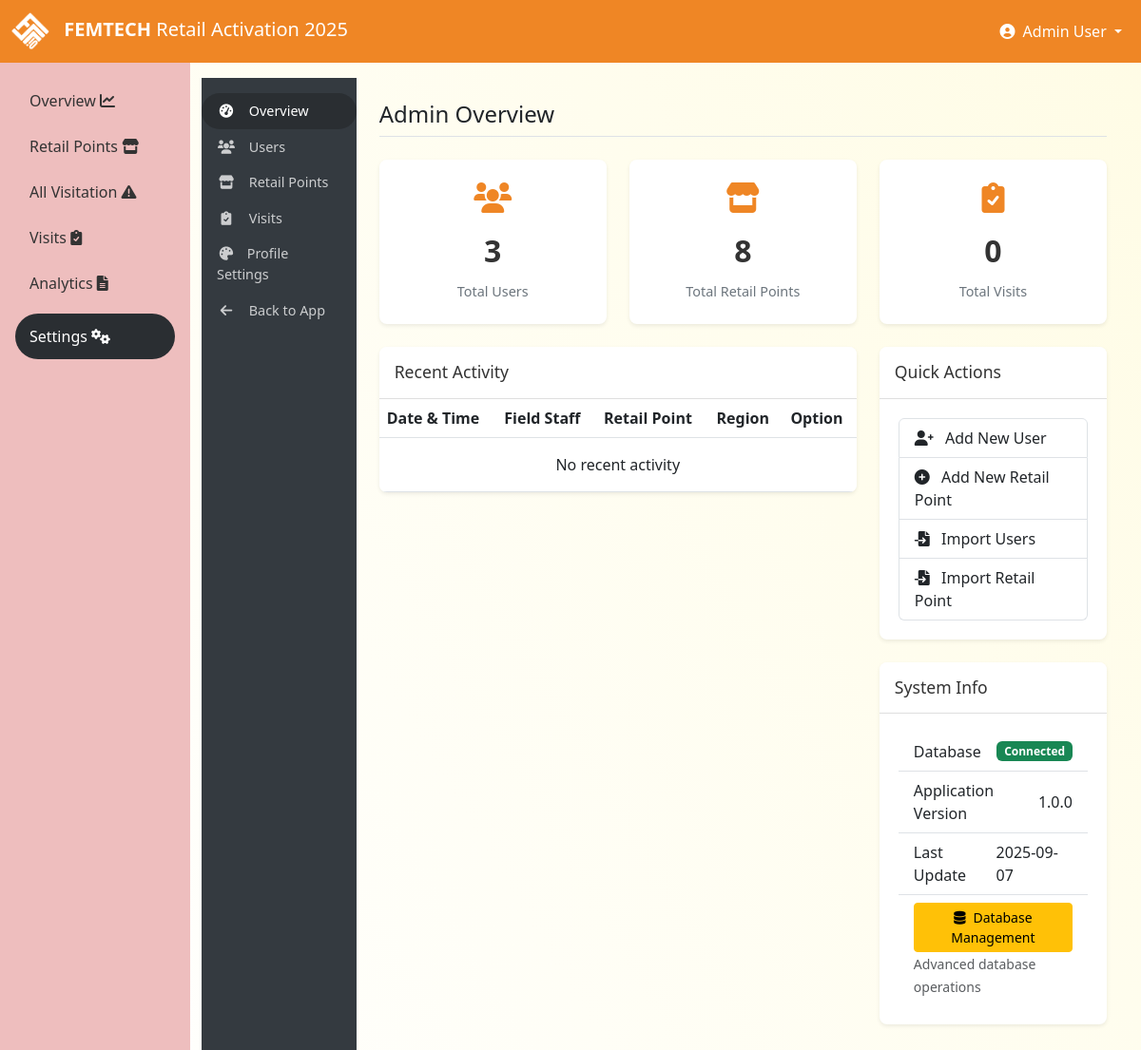
The page /admin/ (signed in) on the database as committed earlier.
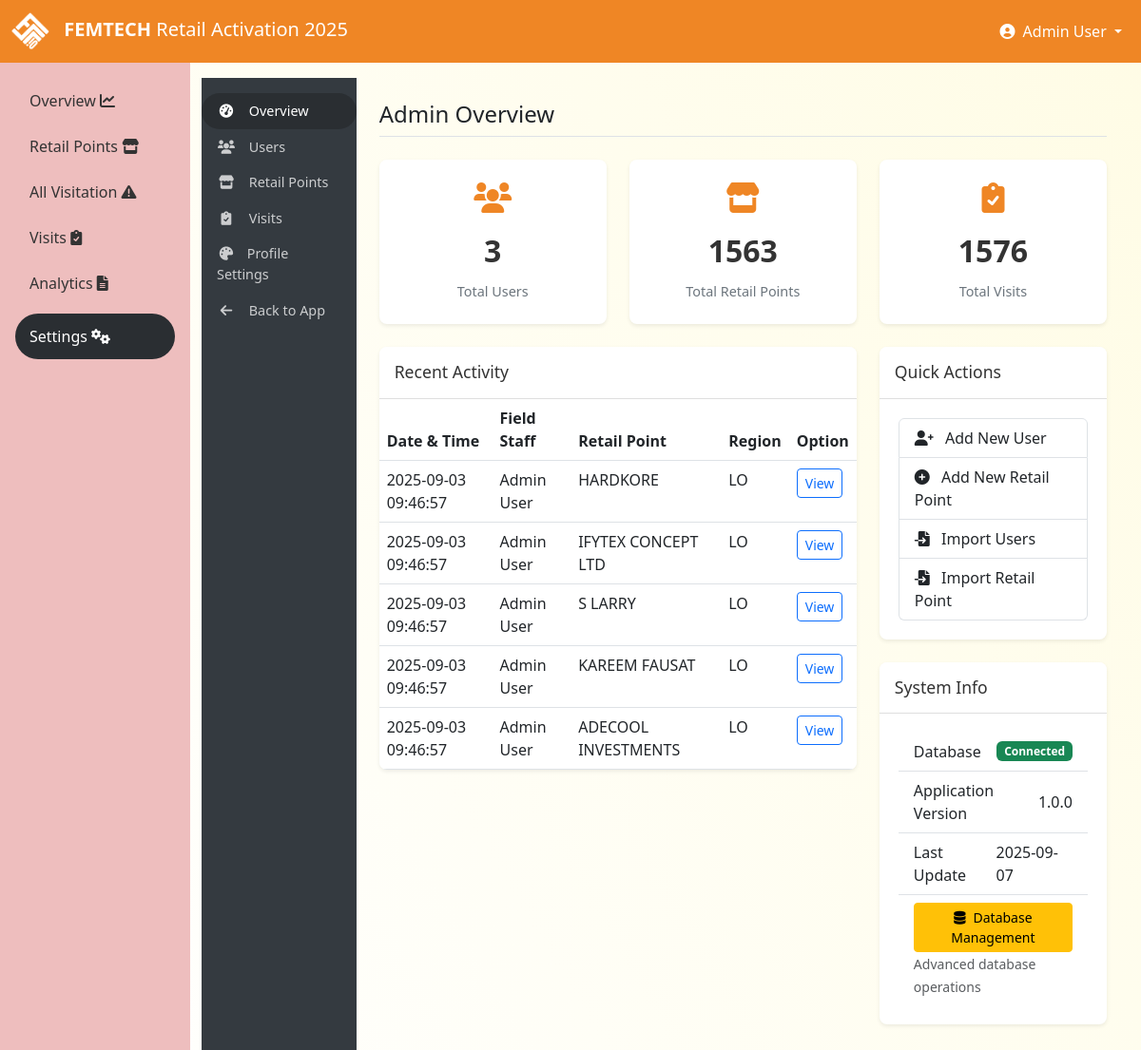
The same page on the database as committed later.
### tables this page shows
CREATE TABLE profile (
        id INTEGER PRIMARY KEY,
        company_name TEXT NOT NULL DEFAULT 'DANGOTE',
        app_title TEXT NOT NULL DEFAULT 'POSM Retail Activation 2025',
        primary_color TEXT NOT NULL DEFAULT '#fdcc03',
        secondary_color TEXT NOT NULL DEFAULT '#f8f9fa',
        accent_color TEXT NOT NULL DEFAULT '#343a40',
        logo_path TEXT DEFAULT 'img/dangote-logo.png',
        favicon_path TEXT DEFAULT 'img/favicon.png',
        company_address TEXT,
        company_phone TEXT,
        company_email TEXT,
        company_website TEXT,
        footer_text TEXT,
        created_at TEXT DEFAULT CURRENT_TIMESTAMP,
        updated_at TEXT DEFAULT CURRENT_TIMESTAMP
    );

CREATE TABLE users (
        id INTEGER PRIMARY KEY,
        username TEXT UNIQUE,
        password TEXT,
        full_name TEXT,
        role TEXT,
        region TEXT,
        state TEXT,
        lga TEXT
    , is_active INTEGER DEFAULT 1, created_at TEXT, updated_at TEXT, last_login TEXT, failed_login_attempts INTEGER DEFAULT 0, locked_until TEXT, email TEXT, phone TEXT);

CREATE TABLE executions (
        id INTEGER PRIMARY KEY,
        outlet_id INTEGER,
        agent_id INTEGER,
        execution_date TEXT,
        before_image TEXT,
        after_image TEXT,
        latitude REAL,
        longitude REAL,
        notes TEXT,
        products_available TEXT,
        execution_score REAL,
        status TEXT, before_image_thumbnail TEXT, after_image_thumbnail TEXT, created_at TEXT, updated_at TEXT, completion_time TEXT, review_status TEXT, reviewer_id INTEGER, review_notes TEXT, gps_accuracy REAL, device_info TEXT, upload_method TEXT,
        FOREIGN KEY (outlet_id) REFERENCES outlets (id),
        FOREIGN KEY (agent_id) REFERENCES users (id)
    );

CREATE TABLE outlets (
        id INTEGER PRIMARY KEY,
        urn TEXT UNIQUE,
        outlet_name TEXT,
        customer_name TEXT,
        address TEXT,
        phone TEXT,
        outlet_type TEXT,
        local_govt TEXT,
        state TEXT,
        region TEXT
    , is_active INTEGER DEFAULT 1, created_at TEXT, updated_at TEXT);

### app_admin.py (the view)
@admin_bp.route('/')
@admin_required
def admin_dashboard():
    stats, recent_activity = get_dashboard_stats()
    return render_template('admin/dashboard.html',
                         user_count=stats['user_count'],
                         outlet_count=stats['outlet_count'],
                         execution_count=stats['execution_count'],
                         recent_activity=recent_activity)

### templates/admin/dashboard.html (shortened to what this page needs)
{% extends 'admin/base_admin.html' %}
{% block admin_content %}
<h1 class="admin-title">Admin Overview</h1>
<div class="row">
    <div class="col-md-4">
        <div class="admin-dashboard-stat">
            <i class="fas fa-users"></i>
            <div class="stat-value">{{ user_count }}</div>
            <div class="stat-label">Total Users</div>
        </div>
    </div>
    <div class="col-md-4">
        <div class="admin-dashboard-stat">
            <i class="fas fa-store"></i>
            <div class="stat-value">{{ outlet_count }}</div>
            <div class="stat-label">Total Retail Points</div>
        </div>
    </div>
    <div class="col-md-4">
        <div class="admin-dashboard-stat">
            <i class="fas fa-clipboard-check"></i>
            <div class="stat-value">{{ execution_count }}</div>
            <div class="stat-label">Total Visits</div>
        </div>
    </div>
</div>
<div class="row">
    <div class="col-lg-8">
        <div class="card admin-card">
            <div class="card-header">
                <h5 class="card-title">Recent Activity</h5>
            </div>
            <div class="card-body p-0">
                <div class="table-responsive">
                    <table class="table table-hover mb-0">
                        <thead>
                            <tr>
                                <th>Date & Time</th>
                                <th>Field Staff</th>
                                <th>Retail Point</th>
                                <th>Region</th>
                                <th>Option</th>
                            </tr>
                        </thead>
                        <tbody>
                            {% for activity in recent_activity %}
                            <tr>
                                <td>{{ activity.execution_date }}</td>
                                <td>{{ activity.agent }}</td>
                                <td>{{ activity.outlet_name }}</td>
                                <td>{{ activity.region }}</td>
                                <td>
                                    <a href="{{ url_for('execution_detail', execution_id=activity.id) }}" class="btn btn-sm btn-outline-primary">
                                        View
                                    </a>
                                </td>
                            </tr>
                            {% else %}
                            <tr>
                                <td colspan="5" class="text-center py-3">No recent activity</td>
                            </tr>
                            {% endfor %}
                        </tbody>
                    </table>
                </div>
            </div>
        </div>
    </div>
    <div class="col-lg-4">
        <div class="card admin-card">
            <div class="card-header">
                <h5 class="card-title">Quick Actions</h5>
            </div>
            <div class="card-body">
                <div class="list-group">
                    <a href="{{ url_for('admin.user_new') }}" class="list-group-item list-group-item-action">
                        <i class="fas fa-user-plus me-2"></i> Add New User
                    </a>
                    <a href="{{ url_for('admin.outlet_new') }}" class="list-group-item list-group-item-action">
                        <i class="fas fa-plus-circle me-2"></i> Add New Retail Point
                    </a>
                    <a href="{{ url_for('admin.user_import') }}" class="list-group-item list-group-item-action">
                        <i class="fas fa-file-import me-2"></i> Import Users
                    </a>
                    <a href="{{ url_for('admin.outlet_import') }}" class="list-group-item list-group-item-action">
                        <i class="fas fa-file-import me-2"></i> Import Retail Point
                    </a>
                </div>
            </div>
        </div>
        <div class="card admin-card">
            <div class="card-header">
                <h5 class="card-title">System Info</h5>
            </div>
            <div class="card-body">
                <ul class="list-group list-group-flush">
                    <li class="list-group-item d-flex justify-content-between align-items-center">
                        <span>Database</span>
                        <span class="badge bg-success">Connected</span>
                    </li>
                    <li class="list-group-item d-flex justify-content-between align-items-center">
                        <span>Application Version</span>
                        <span>1.0.0</span>
                    </li>
                    <li class="list-group-item d-flex justify-content-between align-items-center">
                        <span>Last Update</span>
                        <span>{{ now.strftime('%Y-%m-%d') }}</span>
                    </li>
                    <li class="list-group-item">
                        <a href="{{ url_for('admin.db_management_auth') }}" class="btn btn-warning btn-sm w-100">
                            <i class="fas fa-database me-2"></i>Database Management
                        </a>
                        <small class="text-muted">Advanced database operations</small>
                    </li>
                </ul>
            </div>
        </div>
    </div>
</div>
{% endblock %}

### templates/admin/base_admin.html (shortened to what this page needs)
{% extends 'base.html' %}
{% block content %}
<div class="container-fluid p-0">
    <div class="row g-0">
        <div class="col-md-2 admin-sidebar">
            <ul class="nav flex-column">
                <li class="nav-item">
                    <a class="nav-link {% if request.path == url_for('admin.admin_dashboard') %}active{% endif %}" href="{{ url_for('admin.admin_dashboard') }}">
                        <i class="fas fa-tachometer-alt"></i> Overview
                    </a>
                </li>
                <li class="nav-item">
                    <a class="nav-link {% if '/admin/users' in request.path %}active{% endif %}" href="{{ url_for('admin.user_list') }}">
                        <i class="fas fa-users"></i> Users
                    </a>
                </li>
                <li class="nav-item">
                    <a class="nav-link {% if '/admin/outlets' in request.path %}active{% endif %}" href="{{ url_for('admin.outlet_list') }}">
                        <i class="fas fa-store"></i> Retail Points
                    </a>
                </li>
                <li class="nav-item">
                    <a class="nav-link {% if '/admin/executions' in request.path %}active{% endif %}" href="{{ url_for('admin.execution_list') }}">
                        <i class="fas fa-clipboard-check"></i> Visits
                    </a>
                </li>
                <li class="nav-item">
                    <a class="nav-link {{ 'active' if request.endpoint == 'admin.profile_settings' }}"
                       href="{{ url_for('admin.profile_settings') }}">
                        <i class="fas fa-palette me-2"></i> Profile Settings
                    </a>
                </li>
                <li class="nav-item">
                    <a class="nav-link" href="{{ url_for('index') }}">
                        <i class="fas fa-arrow-left"></i> Back to App
                    </a>
                </li>
            </ul>
        </div>
        <div class="col-md-10 admin-content">
            {% block admin_content %}{% endblock %}
        </div>
    </div>
</div>
{% endblock %}

### templates/base.html (shortened to what this page needs)
<!DOCTYPE html>
<html lang="en">
<head>
    <link href="https://cdn.jsdelivr.net/npm/bootstrap@5.3.0-alpha1/dist/css/bootstrap.min.css" rel="stylesheet">
    <link rel="stylesheet" href="https://cdnjs.cloudflare.com/ajax/libs/font-awesome/6.0.0/css/all.min.css">
</head>
<body>
    <nav class="navbar navbar-expand-lg navbar-dark bg-primary-dangote">
        <div class="container-fluid">
            <a class="navbar-brand" href="/">
                {% if profile.logo_path %}
                    <img src="{{ url_for('static', filename=profile.logo_path) }}" alt="{{ profile.company_name }} Logo" class="login-logo">
                {% else %}
                    <img src="{{ url_for('static', filename='img/dangote-logo.png') }}" alt="{{ profile.company_name }} Logo" class="login-logo">
                {% endif %}
                <span class="logo-text">{{ profile.company_name }}</span> <span class="d-none d-md-inline">{{ profile.app_title.split('POSM')[-1].strip() if 'POSM' in profile.app_title else 'Retail Activation 2025' }}</span>
            </a>
            <div class="collapse navbar-collapse" id="navbarNav">
                <ul class="navbar-nav ms-auto">
                    {% if session.user_id %}
                    <li class="nav-item dropdown">
                        <a class="nav-link dropdown-toggle text-white" href="#" id="navbarDropdown" role="button" data-bs-toggle="dropdown">
                            <i class="fas fa-user-circle me-1"></i> {{ session.full_name }}
                        </a>
                    </li>
                    {% endif %}
                </ul>
            </div>
        </div>
    </nav>
    <div class="container-fluid">
        <div class="row">
            {% if session.user_id %}
            <div class="col-md-2 sidebar p-0 d-none d-md-block">
                <div class="d-flex flex-column p-3">
                    <ul class="nav nav-pills flex-column mb-auto">
                        <li class="nav-item">
                            <a href="{{ url_for('index') }}" class="nav-link {% if request.path == url_for('index') %}active{% endif %}">
                                Overview  <i class="fas fa-chart-line me-2"></i>
                            </a>
                        </li>
                        <li class="nav-item">
                            <a href="{{ url_for('outlets') }}" class="nav-link {% if request.path == url_for('outlets') %}active{% endif %}">
                                Retail Points  <i class="fas fa-store me-2"></i>
                            </a>
                        </li>
                        <li class="nav-item">
                            <a href="{{ url_for('all_visitation') }}" class="nav-link {% if request.path == url_for('all_visitation') %}active{% endif %}">
                                All Visitation  <i class="fas fa-exclamation-triangle me-2"></i>
                            </a>
                        </li>
                        <li class="nav-item">
                            <a href="{{ url_for('executions') }}" class="nav-link {% if request.path == url_for('executions') %}active{% endif %}">
                                Visits  <i class="fas fa-clipboard-check me-2"></i>
                            </a>
                        </li>
                        <li class="nav-item">
                            <a href="{{ url_for('reports') }}" class="nav-link {% if request.path == url_for('reports') %}active{% endif %}">
                                Analytics  <i class="fas fa-file-alt me-2"></i>
                            </a>
                        </li>
                        {% if session.role == 'admin' %}
                        <li class="nav-item mt-2">
                            <a href="{{ url_for('admin.admin_dashboard') }}" class="nav-link {% if '/admin' in request.path %}active{% endif %}">
                                Settings  <i class="fas fa-cogs me-2"></i>
                            </a>
                        </li>
                        {% endif %}
                    </ul>
                </div>
            </div>
            <div class="col-md-10 pt-3 main-content">
            {% else %}
            <div class="col-12 pt-3 main-content">
            {% endif %}
                {% block content %}{% endblock %}
            </div>
        </div>
    </div>
</body>
</html>

Rows that differ between the two databases and show on the page:
now on this page (row unchanged): users: full_name "Admin User"
added executions: execution_date "2025-09-03 09:46:57", agent "Admin User", outlet_name "HARDKORE", region "LO"
added executions: execution_date "2025-09-03 09:46:57", agent "Admin User", outlet_name "IFYTEX CONCEPT LTD", region "LO"
added executions: execution_date "2025-09-03 09:46:57", agent "Admin User", outlet_name "S LARRY", region "LO"
added executions: execution_date "2025-09-03 09:46:57", agent "Admin User", outlet_name "KAREEM FAUSAT", region "LO"
added executions: execution_date "2025-09-03 09:46:57", agent "Admin User", outlet_name "ADECOOL INVESTMENTS", region "LO"
Other text that changed with them:
{{ outlet_count }}: "8" → "1563"
{{ execution_count }}: "0" → "1576"
{{ session.full_name }}: "Admin User" → (not shown)
text no longer shown: "No recent activity"
